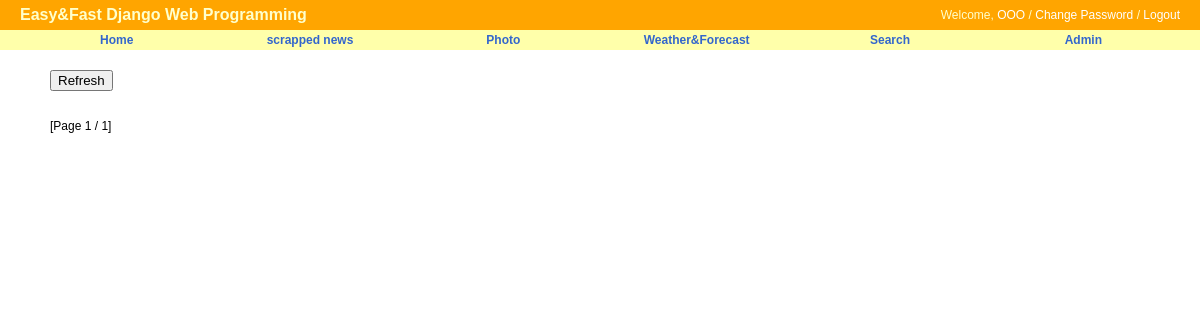
/search/, run on an earlier commit of the app's database.
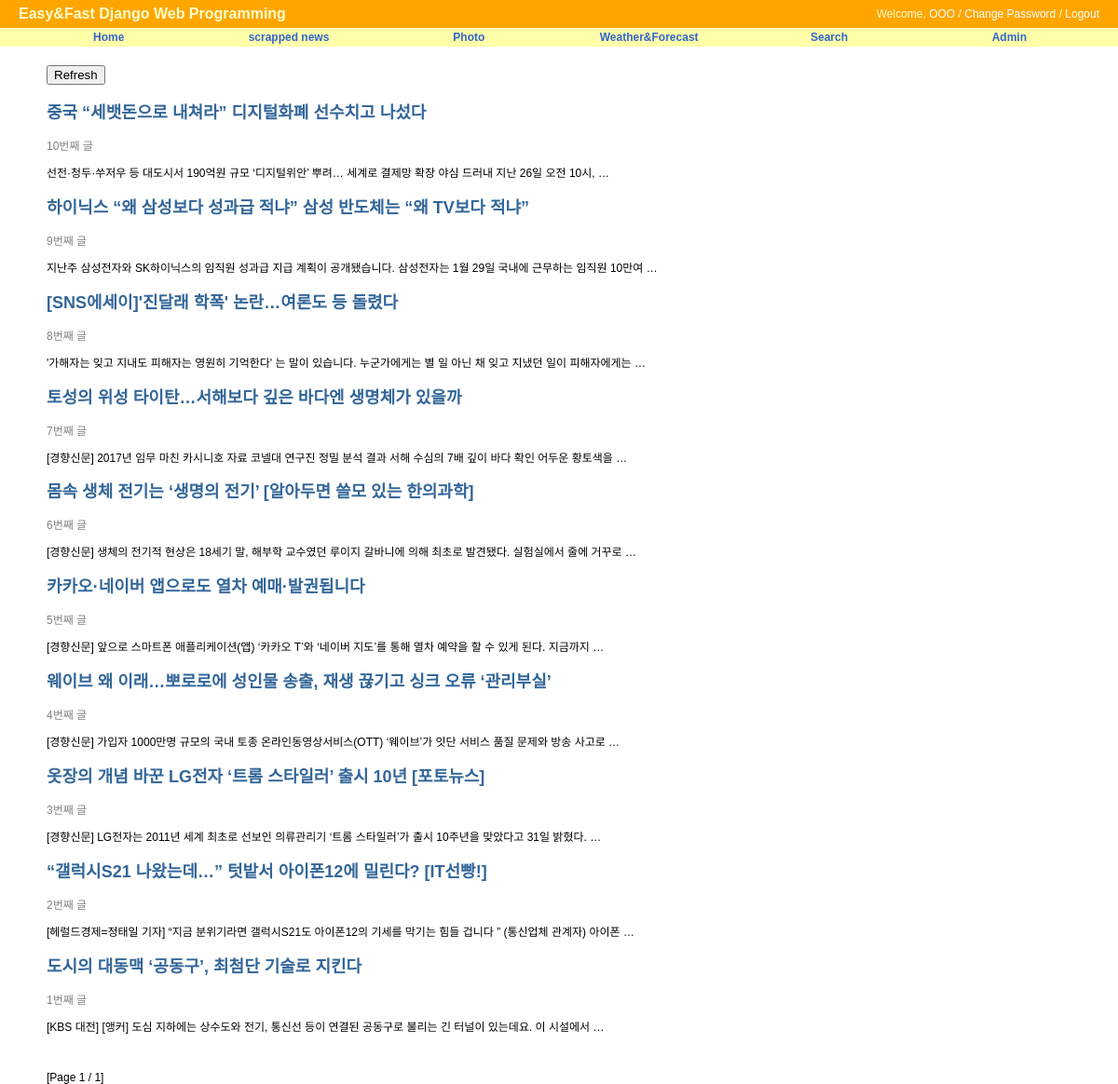
And on a later commit of the database.
### test_app/models.py (models this page shows, shortened)
class it_news(models.Model):
    title = models.CharField(max_length=100,unique=True)
    time = models.CharField(max_length=100)
    preview = models.TextField('preview',unique=True)
    id = models.IntegerField('id',primary_key=True)
    class Meta:
        verbose_name = 'it_news_post'
        verbose_name_plural = 'it_news_posts'
        db_table = 'it_news_posts'
        ordering = ('-id',)

### test_app/views.py (the view)
# urls.py: path('', NewsLV.as_view(), name='post_all'),
class NewsLV(ListView):
    model = it_news
    template_name = "test_app/templates/test_app/post_all.html"
    context_object_name = "it_news_posts"
    paginate_by = 10

### test_app/templates/test_app/post_all.html (shortened to what this page needs)
{% extends "base.html" %}
{%block content%}
<div id ="content">
    <form action="/it_news/refresh/" method="post">
        <input type="submit" value="Refresh">
    </form>
    {% for post in it_news_posts %}
        <h2>
        <a href="{{post.get_absolute_url}}">{{post.title}}</a></h2>
        <p style = "color: gray">{{post.id}}번째 글</p>
        <p>{{post.preview}}</p>
    {% endfor %}
    <br/>
    <br>
    <div>
            [Page {{ page_obj.number }} / {{ page_obj.paginator.num_pages }}]
    </div>
</div>
{%endblock%}

### templates/base.html (shortened to what this page needs)
<!DOCTYPE html>
<html lang="ko">
    <head>
        {% load static %}
        <link rel="stylesheet" type="text/css" href="{% block stylesheet %}{% static 'css/base.css' %}{% endblock %}" />
        <link rel="stylesheet" type="text/css" href="{% block extrastyle %}{% endblock %}" />
    </head>
    <body>
        <div id="header">
            <h2 class="maintitle">Easy&amp;Fast Django Web Programming</h2>
            <h4 class="welcome">Welcome, <a href="#">OOO</a> /
                <a href="#">Change Password</a> /
                <a href="#">Logout</a>
            </h4>
        </div>
        <div id="menu">
            <li><a href="{% url 'home' %}">Home</a></li>
            <li><a href="{% url 'it_news:post_all' %}">scrapped news</a></li>
            <li><a href="#">Photo</a></li>
            <li><a href="{% url 'weather:weather' %}">Weather&amp;Forecast</a>
            </li>
            <li><a href="{% url 'it_news:post_search' %}">Search</a></li>
            <li><a href="">Admin</a></li>
        </div>
        {% block content %}{% endblock %}
    </body>
</html>

### static/css/base.css (style rules this page uses)
body { font-family: "Lucida Grande", Verdana, Arial, sans-serif; font-size: 12px; }
div#header { position: absolute; top: 0px; left: 0px; height: 30px; width: 100%; display: table; background: orange; }
div#menu { position: absolute; top: 30px; left: 0px; height: 20px; width: 100%; display: table; table-layout: fixed; border-spacing: 40px 0px; background: #ffa; font-size: 12px; }
div#content { position: absolute; top: 70px; left: 50px; right: 50px; }
.maintitle { display: table-cell; vertical-align: middle; padding-left: 20px; color: #ffc; font-weight: bold; font-size: 16px; }
.welcome { display: table-cell; vertical-align: middle; text-align: right; padding-right: 20px; color: #ffc; font-weight: normal; font-size: 12px; }
.welcome a:link, .welcome a:visited { color: white; }
div#menu a:link, div#menu a:visited { color: #36c; }
div#menu > li { display: table-cell; vertical-align: middle; border-radius: 25px; text-align: center; font-weight: bold; }
a:link, a:visited { color: #369; text-decoration: none; }

What changed in the data, as far as the page shows it:
added it_news: title "중국 “세뱃돈으로 내쳐라” 디지털화폐 선수치고 나섰다", id "10", preview "선전·청두·쑤저우 등 대도시서 190억원 규모 ‘디지털위안’ 뿌려… 세계로 결제망 확장 야심 드러내 지난 26일 오전 10시, …"
added it_news: title "하이닉스 “왜 삼성보다 성과급 적냐” 삼성 반도체는 “왜 TV보다 적냐”", id "9", preview "지난주 삼성전자와 SK하이닉스의 임직원 성과급 지급 계획이 공개됐습니다. 삼성전자는 1월 29일 국내에 근무하는 임직원 10만여 …"
added it_news: title "[SNS에세이]'진달래 학폭' 논란…여론도 등 돌렸다", id "8", preview "'가해자는 잊고 지내도 피해자는 영원히 기억한다' 는 말이 있습니다. 누군가에게는 별 일 아닌 채 잊고 지냈던 일이 피해자에게는 …"
added it_news: title "토성의 위성 타이탄…서해보다 깊은 바다엔 생명체가 있을까", id "7", preview "[경향신문] 2017년 임무 마친 카시니호 자료 코넬대 연구진 정밀 분석 결과 서해 수심의 7배 깊이 바다 확인 어두운 황토색을 …"
added it_news: title "몸속 생체 전기는 ‘생명의 전기’ [알아두면 쓸모 있는 한의과학]", id "6", preview "[경향신문] 생체의 전기적 현상은 18세기 말, 해부학 교수였던 루이지 갈바니에 의해 최초로 발견됐다. 실험실에서 줄에 거꾸로 …"
added it_news: title "카카오·네이버 앱으로도 열차 예매·발권됩니다", id "5", preview "[경향신문] 앞으로 스마트폰 애플리케이션(앱) ‘카카오 T’와 ‘네이버 지도’를 통해 열차 예약을 할 수 있게 된다. 지금까지 …"
added it_news: title "웨이브 왜 이래…뽀로로에 성인물 송출, 재생 끊기고 싱크 오류 ‘관리부실’", id "4", preview "[경향신문] 가입자 1000만명 규모의 국내 토종 온라인동영상서비스(OTT) ‘웨이브’가 잇단 서비스 품질 문제와 방송 사고로 …"
added it_news: title "옷장의 개념 바꾼 LG전자 ‘트롬 스타일러’ 출시 10년 [포토뉴스]", id "3", preview "[경향신문] LG전자는 2011년 세계 최초로 선보인 의류관리기 ‘트롬 스타일러’가 출시 10주년을 맞았다고 31일 밝혔다. …"
added it_news: title "“갤럭시S21 나왔는데…” 텃밭서 아이폰12에 밀린다? [IT선빵!]", id "2", preview "[헤럴드경제=정태일 기자] “지금 분위기라면 갤럭시S21도 아이폰12의 기세를 막기는 힘들 겁니다 ” (통신업체 관계자) 아이폰 …"
added it_news: title "도시의 대동맥 ‘공동구’, 최첨단 기술로 지킨다", id "1", preview "[KBS 대전] [앵커] 도심 지하에는 상수도와 전기, 통신선 등이 연결된 공동구로 불리는 긴 터널이 있는데요. 이 시설에서 …"
